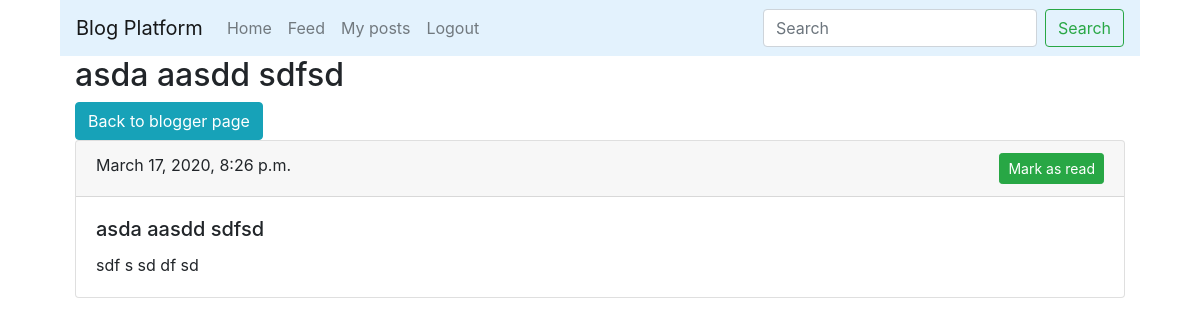
The app's page /posts/1/36 with its own data.
### main/models.py (models this page shows, shortened)
class Post(models.Model):
    author = models.ForeignKey(User, on_delete=models.CASCADE, related_name='blog_posts')
    title = models.CharField(max_length=250, db_index=True)
    body = models.TextField(blank=True, db_index=True)
    date_pub = models.DateTimeField(auto_now_add=True)

### main/views.py (the view)
# urls.py: path('posts/<int:user_id>/<int:pk>', BPUserPostDetail.as_view(), name='user_post_detail'),
class BPUserPostDetail(DetailView):
    model = Post
    template_name = 'main/user_post_detail.html'
    def get_context_data(self, *args, **kwargs):
        context = super().get_context_data(*args, **kwargs)
        read_posts = ReadPost.objects.filter(reader_id=self.request.user.id).values('post_id')
        context['read_posts'] = {x['post_id'] for x in read_posts}
        context['back_url'] = self.request.path_info
        context['user'] = User.objects.get(id=self.kwargs['user_id'])
        return context

### main/templates/main/user_post_detail.html (shortened to what this page needs)
{% extends "layout/base.html" %}
{% load bootstrap4 %}
{% block content %}
<div class="col-12">
        <h2>{{ post.title }}</h2>
        <a href="{% url 'main:user_posts' post.author_id %}" class="btn btn-info">Back to blogger page</a>
        <div class="card mb-4">
            <div class="card-header">
                {{ post.date_pub }}
                {% if user.is_authenticated %}
                    {% if post.id not in read_posts %}
                        <a href="{% url 'main:read' post.author_id post.id %}?back_url={{ back_url }}" type="button" class="btn btn-success btn-sm float-right">Mark as read</a>
                    {% else %}
                        <a href="{% url 'main:unread' post.id %}?back_url={{ back_url }}" type="button" class="btn btn-danger btn-sm float-right">Mark as unread</a>
                    {% endif %}
                {% endif %}
            </div>
            <div class="card-body">
                <h5 class="card-title">
                    {{ post.title }}
                </h5>
                <p class="card-text">{{ post.body }}</p>
            </div>
        </div>
    </div>
{% endblock %}

### records on screen
Post: title "asda aasdd sdfsd", date_pub "March 17, 2020, 8:26 p.m.", body "sdf s sd df sd"
